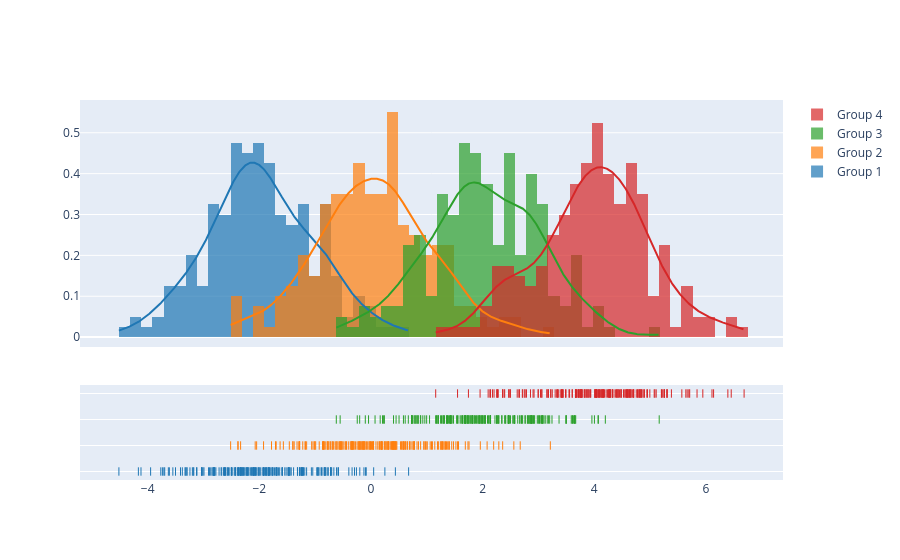

The notebook cell this image was saved under:
### Code cell
import plotly.figure_factory as ff

# Add histogram data
x1 = np.random.randn(200) - 2
x2 = np.random.randn(200)
x3 = np.random.randn(200) + 2
x4 = np.random.randn(200) + 4

# Group data together
hist_data = [x1, x2, x3, x4]

group_labels = ['Group 1', 'Group 2', 'Group 3', 'Group 4']

# Create distplot with custom bin_size
fig = ff.create_distplot(hist_data, group_labels, bin_size=.2)
fig.show()

### Figure 1 — Plotly figure (JSON) as saved in the notebook; plotly's stock layout.template omitted (floating-point values rounded to 4 significant figures; data arrays with more than 128 entries replaced by an {"elided": "..."} marker saying what was removed)
{"data": [{"autobinx": false, "histnorm": "probability density", "legendgroup": "Group 1", "marker": {"color": "rgb(31, 119, 180)"}, "name": "Group 1", "opacity": 0.7, "type": "histogram", "x": {"elided": "200 float values"}, "xaxis": "x", "xbins": {"end": 0.6745, "size": 0.2, "start": -4.515}, "yaxis": "y"}, {"autobinx": false, "histnorm": "probability density", "legendgroup": "Group 2", "marker": {"color": "rgb(255, 127, 14)"}, "name": "Group 2", "opacity": 0.7, "type": "histogram", "x": {"elided": "200 float values"}, "xaxis": "x", "xbins": {"end": 3.213, "size": 0.2, "start": -2.513}, "yaxis": "y"}, {"autobinx": false, "histnorm": "probability density", "legendgroup": "Group 3", "marker": {"color": "rgb(44, 160, 44)"}, "name": "Group 3", "opacity": 0.7, "type": "histogram", "x": {"elided": "200 float values"}, "xaxis": "x", "xbins": {"end": 5.163, "size": 0.2, "start": -0.6207}, "yaxis": "y"}, {"autobinx": false, "histnorm": "probability density", "legendgroup": "Group 4", "marker": {"color": "rgb(214, 39, 40)"}, "name": "Group 4", "opacity": 0.7, "type": "histogram", "x": {"elided": "200 float values"}, "xaxis": "x", "xbins": {"end": 6.684, "size": 0.2, "start": 1.159}, "yaxis": "y"}, {"legendgroup": "Group 1", "marker": {"color": "rgb(31, 119, 180)"}, "mode": "lines", "name": "Group 1", "showlegend": false, "type": "scatter", "x": {"elided": "500 float values"}, "xaxis": "x", "y": {"elided": "500 float values"}, "yaxis": "y"}, {"legendgroup": "Group 2", "marker": {"color": "rgb(255, 127, 14)"}, "mode": "lines", "name": "Group 2", "showlegend": false, "type": "scatter", "x": {"elided": "500 float values"}, "xaxis": "x", "y": {"elided": "500 float values"}, "yaxis": "y"}, {"legendgroup": "Group 3", "marker": {"color": "rgb(44, 160, 44)"}, "mode": "lines", "name": "Group 3", "showlegend": false, "type": "scatter", "x": {"elided": "500 float values"}, "xaxis": "x", "y": {"elided": "500 float values"}, "yaxis": "y"}, {"legendgroup": "Group 4", "marker": {"color": "rgb(214, 39, 40)"}, "mode": "lines", "name": "Group 4", "showlegend": false, "type": "scatter", "x": {"elided": "500 float values"}, "xaxis": "x", "y": {"elided": "500 float values"}, "yaxis": "y"}, {"legendgroup": "Group 1", "marker": {"color": "rgb(31, 119, 180)", "symbol": "line-ns-open"}, "mode": "markers", "name": "Group 1", "showlegend": false, "type": "scatter", "x": {"elided": "200 float values"}, "xaxis": "x", "y": {"elided": "200 str values"}, "yaxis": "y2"}, {"legendgroup": "Group 2", "marker": {"color": "rgb(255, 127, 14)", "symbol": "line-ns-open"}, "mode": "markers", "name": "Group 2", "showlegend": false, "type": "scatter", "x": {"elided": "200 float values"}, "xaxis": "x", "y": {"elided": "200 str values"}, "yaxis": "y2"}, {"legendgroup": "Group 3", "marker": {"color": "rgb(44, 160, 44)", "symbol": "line-ns-open"}, "mode": "markers", "name": "Group 3", "showlegend": false, "type": "scatter", "x": {"elided": "200 float values"}, "xaxis": "x", "y": {"elided": "200 str values"}, "yaxis": "y2"}, {"legendgroup": "Group 4", "marker": {"color": "rgb(214, 39, 40)", "symbol": "line-ns-open"}, "mode": "markers", "name": "Group 4", "showlegend": false, "type": "scatter", "x": {"elided": "200 float values"}, "xaxis": "x", "y": {"elided": "200 str values"}, "yaxis": "y2"}], "layout": {"barmode": "overlay", "hovermode": "closest", "legend": {"traceorder": "reversed"}, "xaxis": {"anchor": "y2", "domain": [0.0, 1.0], "zeroline": false}, "yaxis": {"anchor": "free", "domain": [0.35, 1], "position": 0.0}, "yaxis2": {"anchor": "x", "domain": [0, 0.25], "dtick": 1, "showticklabels": false}}}
